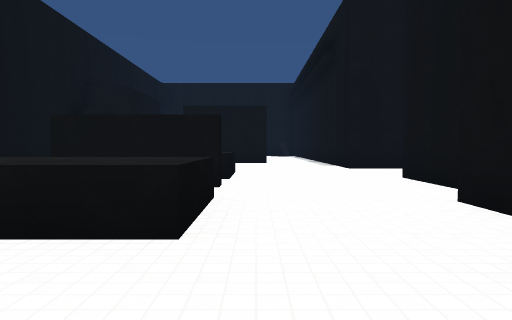
View 1 (above)

24 first-person views from a walk through a scene from a Unity 3-D project. The camera is 1.2 m above the floor, tilts 2° down and sees 70° across. Doors are open. The floor is counted in squares, 2 m on a side. Each view is taken from the middle of a square. On the plan, view 1 faces up. The plan holds only what a view shows up to about 10 squares ahead; the rest is blank. The place goes on beyond the plan. The player character is not drawn. Some animated figures are not drawn. Some surface patterns are stand-ins.

View 2
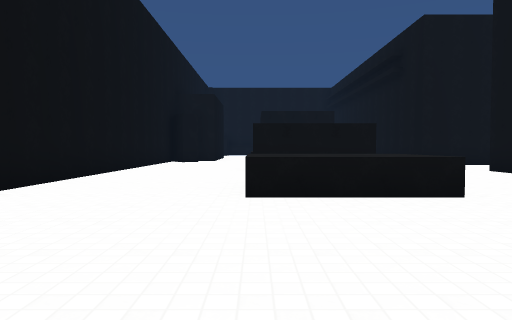

View 3
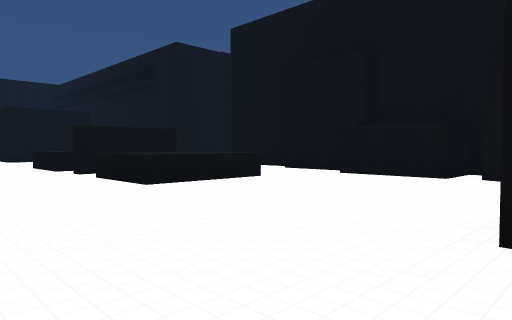

View 4
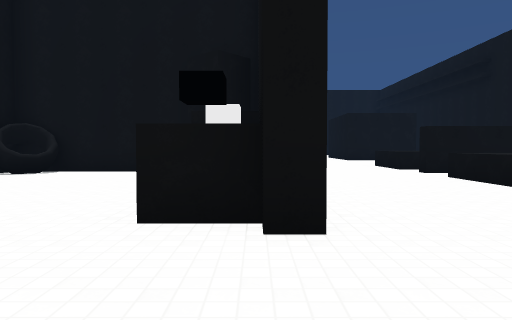

View 5
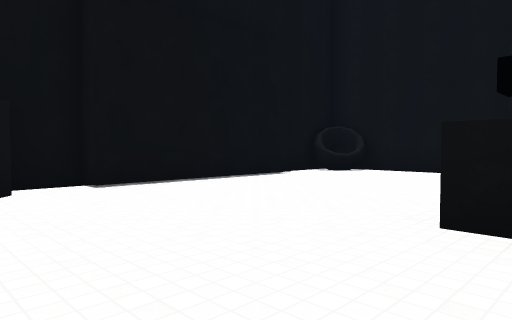

View 6
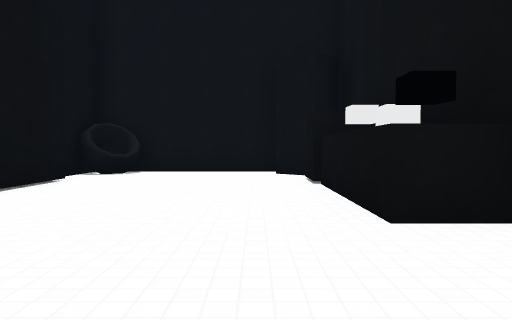

View 7
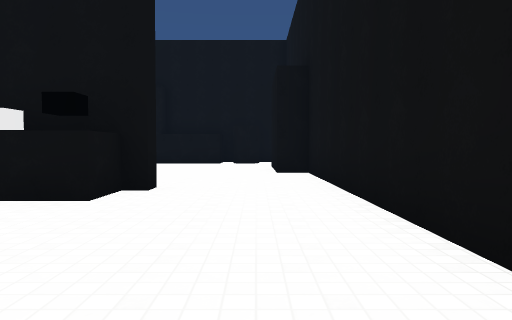

View 8
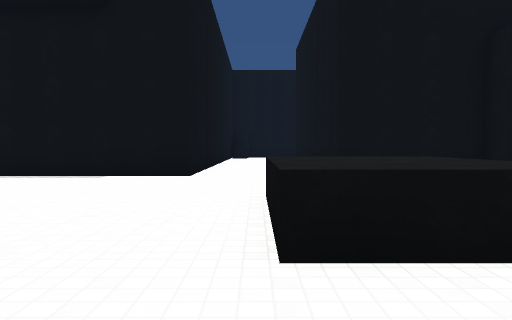

View 9
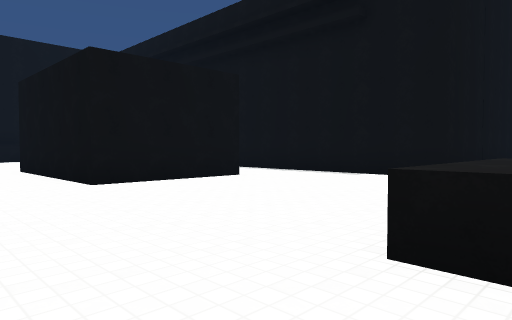

View 10
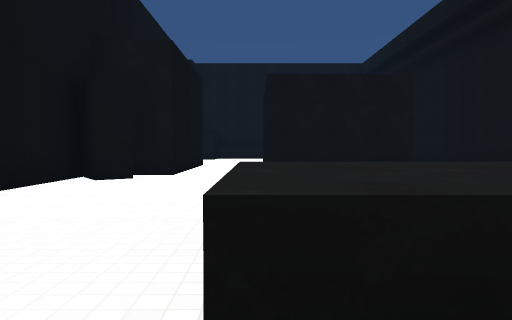

View 11
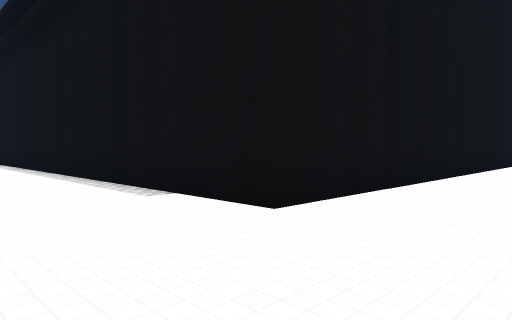

View 12
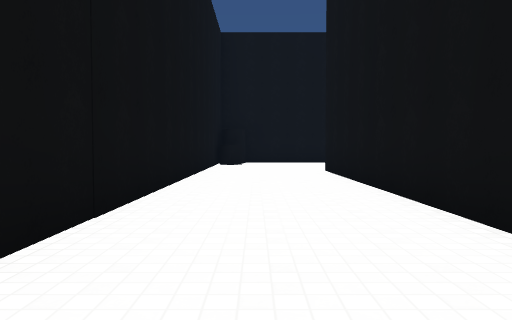

View 13
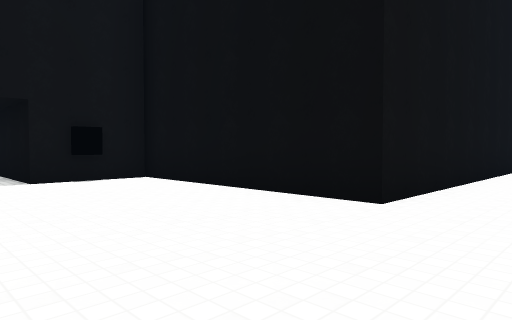

View 14
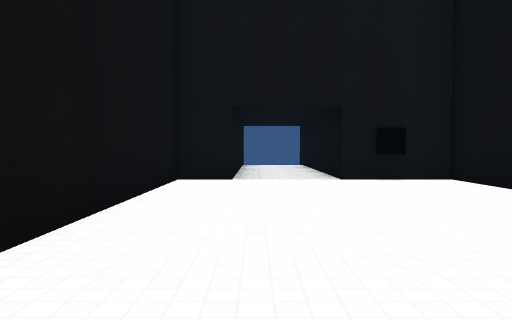

View 15
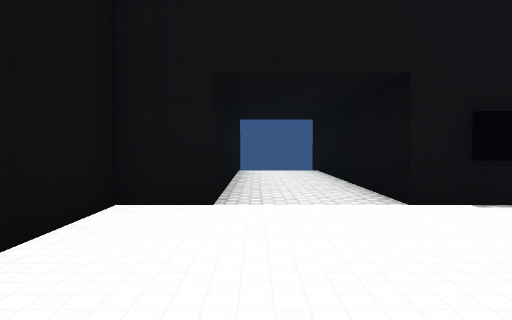

View 16
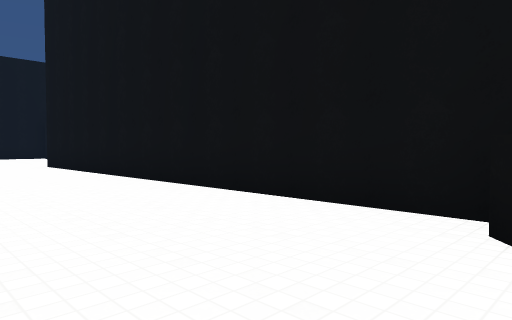

View 17
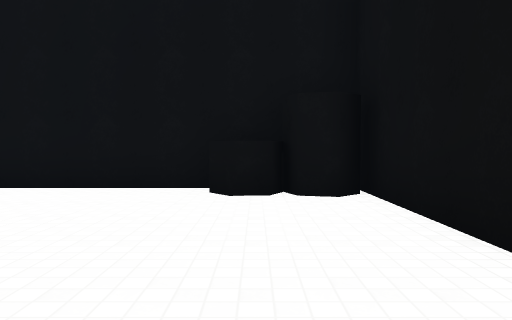

View 18
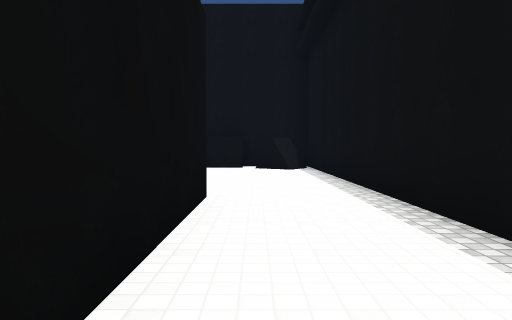

View 19
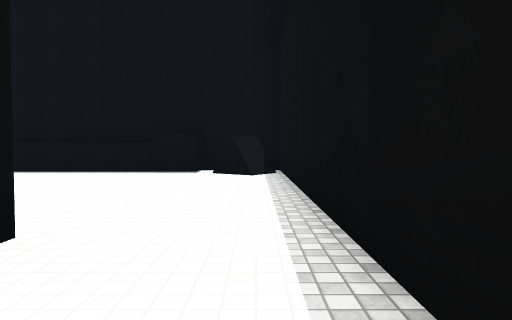

View 20
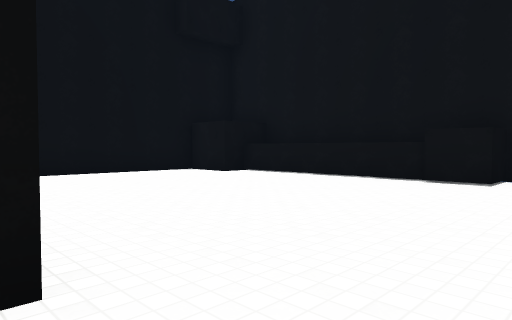

View 21
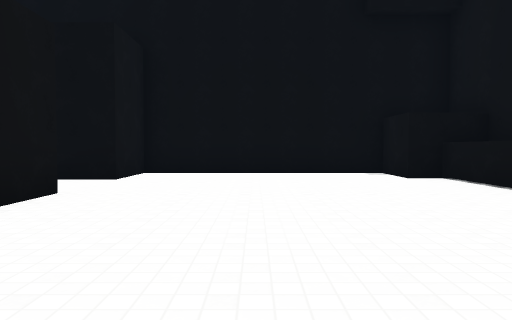

View 22
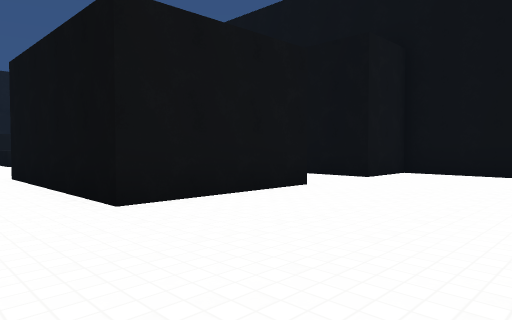

View 23
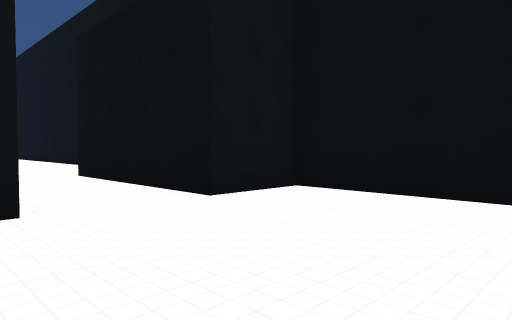

View 24
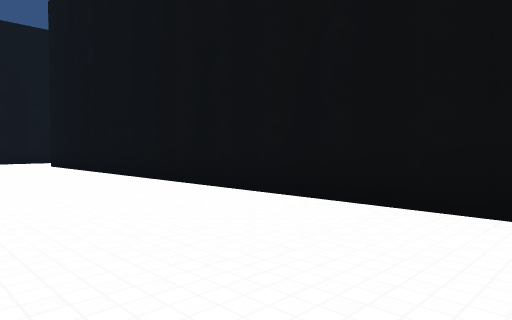

### Floor plan
Key: @ floor where view 1 was taken; # wall or solid block; . floor; D open door; ^ raised ledge.
Columns run from 13 left of view 1 to 17 right of it. Each row starts with its distance up from view 1.
 26         #######
 25         #^^^^####
 24       ###......##
 23       #.........#
 22       #.........#
 21       #.........#
 20       #.........#
 19       #.........#
 18       ###..###..#
 17         #..###..#
 16         #..###..#
 15         #..###..#
 14       ###..###..#
 13       ##........#
 12       #.........#
 11       #.........############
 10       #.....................^##
  9       #...^^^.................#
  8       #...^^^.................#
  7       #...^^^...#########.....#
  6 #######.........#       #.....#
  5 #^...##...###...#       #.....#
  4 #....##...^^^...#       #.....#
  3 #....##...^^^...#       #.....#
  2 #....##.........#       ###DD##
  1 #....##........##         #..#
  0 #....##......@.##         #..#
 -1 #...............#         #..#
 -2 #..............##         #..#
 -3   ........##              #..#
 -4    ########               #  #

Positions as (right, up) in squares from view 1, and headings:
1: (0, 0), facing up
2: (-3, -2), facing up
3: (-6, -3), facing up-right
4: (-7, -3), facing up
5: (-7, -3), facing up-left
6: (-9, -3), facing up
7: (-12, -2), facing right
8: (-5, 9), facing right
9: (-5, 8), facing up-right
10: (-3, 6), facing up
11: (0, 8), facing up-right
12: (2, 9), facing right
13: (15, 9), facing down-left
14: (15, 9), facing down
15: (15, 6), facing down
16: (15, 7), facing up-left
17: (15, 5), facing up
18: (1, 14), facing up
19: (2, 16), facing up
20: (2, 18), facing up-left
21: (2, 21), facing left
22: (2, 22), facing down-left
23: (-2, 22), facing down-left
24: (-3, 12), facing down-left
